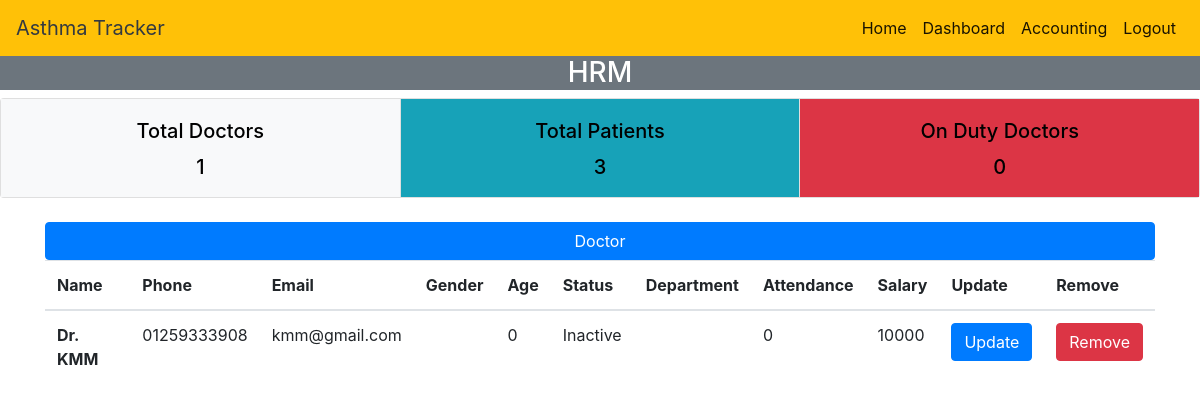
/hr_dashboard/, run on the app's committed database.
### DOCTOR/models.py (models this page shows)
class Doctor(models.Model):
    name = models.CharField(max_length=40)
    phone = models.CharField(max_length=12, default="", unique=True)
    email = models.CharField(max_length=50, unique=True)
    gender = models.CharField(max_length=30)
    address = models.CharField(max_length=200)
    age = models.IntegerField(default=0)
    blood = models.CharField(max_length=10)
    username = models.OneToOneField(User, on_delete=models.CASCADE)
    status = models.BooleanField(default=0)
    department = models.CharField(max_length=30, default="")
    attendance = models.IntegerField(default=0)
    salary = models.IntegerField(default=10000)

### COMMON_APP/views.py (the view)
# urls.py: path('hr_dashboard/', hr_dashboard, name='hr_dashboard'),
def hr_dashboard(request):
    status = False
    if request.user:
        status = request.user
    all_p = Patient.objects.all()
    all_d = Doctor.objects.all()
    active_d = Doctor.objects.filter(status=1)
    return render(request, 'hr_dashboard.html',
                  {"all_p": len(all_p), "all_d": len(all_d), "all_data": all_d, "active_d": len(active_d), 'user': "H",
                   'status': status})

### templates/hr_dashboard.html (shortened to what this page needs)
<!DOCTYPE html>
<html>
<head>
    <link rel="stylesheet" href="https://stackpath.bootstrapcdn.com/bootstrap/4.5.0/css/bootstrap.min.css">
</head>
<body>
{% include "nav.html" %}
<div class="W bg-secondary">
   <h3> HRM </h3>
</div>
<div class="card-group">
    <div class="card">
        <div class="card-body bg-light">
            <h5 class="card-title">Total Doctors</h5>
            <h5>{{ all_d }}</h5>
        </div>
    </div>
    <div class="card">
        <div class="card-body bg-info">
            <h5 class="card-title">Total Patients</h5>
            <h5>{{ all_p }}</h5>
        </div>
    </div>
    <div class="card">
        <div class="card-body bg-danger">
            <h5 class="card-title">On Duty Doctors</h5>
            <h5>{{ active_d }}</h5>
        </div>
    </div>
</div>
<br>
<div class="container">
    <div class="row">
        <div class="col-sm-12">
            <button class="btn btn-primary">Doctor</button>
            <table class="table">
                <thead>
                <tr>
                    <th scope="col">Name</th>
                    <th scope="col">Phone</th>
                    <th scope="col">Email</th>
                    <th scope="col">Gender</th>
                    <th scope="col">Age</th>
                    <th scope="col">Status</th>
                    <th scope="col">Department</th>
                    <th scope="col">Attendance</th>
                    <th scope="col">Salary</th>
                    <th scope="col">Update</th>
                    <th scope="col">Remove</th>
                </tr>
                </thead>
                <tbody>
                {% for data in all_data %}
                <tr>
                    <th scope="row">{{ data.name }}</th>
                    <td> {{ data.phone }}</td>
                    <td> {{ data.email }}</td>
                    <td> {{ data.gender }}</td>
                    <td> {{ data.age }}</td>
                    {% if data.status %}
                    <td> Active</td>
                    {% else %}
                    <td> Inactive</td>
                    {% endif %}
                    <td> {{ data.department }}</td>
                    <td> {{ data.attendance }}</td>
                    <td> {{ data.salary }}</td>
                    <td><a href="{% url 'update_doctor' id=data.id %}" class="btn btn-primary">Update</a></td>
                    <td><a href="{% url 'delete_doctor' %}" class="btn btn-danger">Remove</a></td>
                </tr>
                {% endfor %}
                </tbody>
            </table>
        </div>
    </div>
</div>
</body>
</html>

### templates/hr_dashboard.html (style rules this page uses)
.card-body { text-align: center; }
.card { height: 100px; }
button { width: 100%; }
.W { text-align: center; color: white; }
.card-body { color: black; }

### data on the page
Doctor: name "Dr. KMM", phone "01259333908", email "kmm@gmail.com", age "0", status "Inactive", attendance "0", salary "10000"

### other printed values
{{ all_d }} "1"
{{ all_p }} "3"
{{ active_d }} "0"
